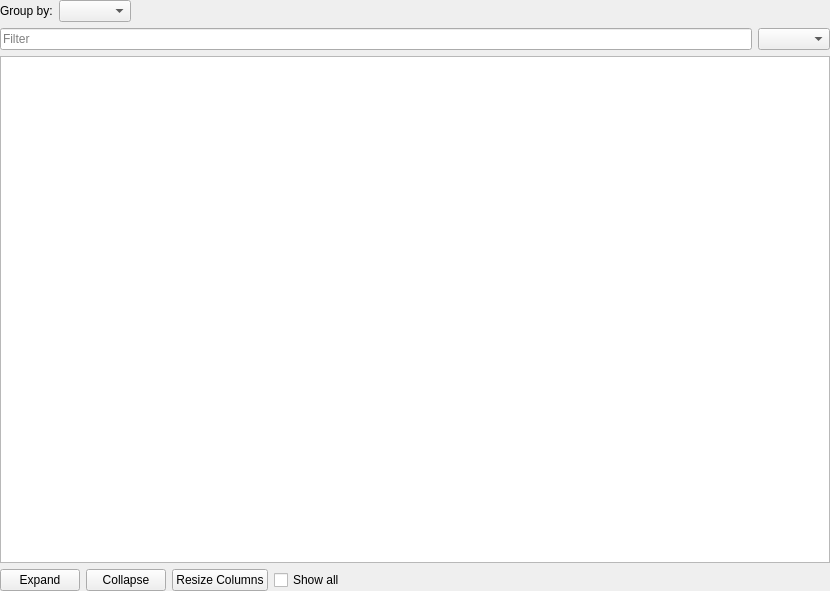
<?xml version="1.0" encoding="UTF-8"?>
<ui version="4.0">
 <class>EcalmonTreeWidget</class>
 <widget class="QWidget" name="EcalmonTreeWidget">
  <property name="geometry">
   <rect>
    <x>0</x>
    <y>0</y>
    <width>830</width>
    <height>591</height>
   </rect>
  </property>
  <property name="windowTitle">
   <string>GroupWidget</string>
  </property>
  <layout class="QVBoxLayout" name="verticalLayout">
   <property name="leftMargin">
    <number>0</number>
   </property>
   <property name="topMargin">
    <number>0</number>
   </property>
   <property name="rightMargin">
    <number>0</number>
   </property>
   <property name="bottomMargin">
    <number>0</number>
   </property>
   <item>
    <layout class="QHBoxLayout" name="group_by_layout">
     <item>
      <widget class="QLabel" name="group_by_label">
       <property name="minimumSize">
        <size>
         <width>20</width>
         <height>0</height>
        </size>
       </property>
       <property name="text">
        <string>Group by:</string>
       </property>
      </widget>
     </item>
     <item>
      <widget class="QComboBox" name="group_by_combobox">
       <property name="minimumSize">
        <size>
         <width>40</width>
         <height>0</height>
        </size>
       </property>
      </widget>
     </item>
     <item>
      <spacer name="group_by_spacer">
       <property name="orientation">
        <enum>Qt::Horizontal</enum>
       </property>
       <property name="sizeHint" stdset="0">
        <size>
         <width>0</width>
         <height>0</height>
        </size>
       </property>
      </spacer>
     </item>
    </layout>
   </item>
   <item>
    <layout class="QHBoxLayout" name="filter_layout">
     <item>
      <widget class="QFilterLineEdit" name="filter_lineedit">
       <property name="minimumSize">
        <size>
         <width>20</width>
         <height>0</height>
        </size>
       </property>
       <property name="placeholderText">
        <string>Filter</string>
       </property>
      </widget>
     </item>
     <item>
      <widget class="QComboBox" name="filter_combobox">
       <property name="minimumSize">
        <size>
         <width>40</width>
         <height>0</height>
        </size>
       </property>
      </widget>
     </item>
    </layout>
   </item>
   <item>
    <widget class="QAdvancedTreeView" name="tree_view">
     <property name="minimumSize">
      <size>
       <width>40</width>
       <height>0</height>
      </size>
     </property>
     <property name="editTriggers">
      <set>QAbstractItemView::NoEditTriggers</set>
     </property>
     <property name="alternatingRowColors">
      <bool>true</bool>
     </property>
     <property name="selectionMode">
      <enum>QAbstractItemView::SingleSelection</enum>
     </property>
     <property name="verticalScrollMode">
      <enum>QAbstractItemView::ScrollPerPixel</enum>
     </property>
     <property name="rootIsDecorated">
      <bool>true</bool>
     </property>
     <property name="uniformRowHeights">
      <bool>true</bool>
     </property>
     <property name="sortingEnabled">
      <bool>true</bool>
     </property>
     <attribute name="headerStretchLastSection">
      <bool>false</bool>
     </attribute>
    </widget>
   </item>
   <item>
    <layout class="QHBoxLayout" name="button_layout">
     <item>
      <widget class="QPushButton" name="expand_button">
       <property name="minimumSize">
        <size>
         <width>20</width>
         <height>0</height>
        </size>
       </property>
       <property name="text">
        <string>Expand</string>
       </property>
       <property name="icon">
        <iconset resource="../../../../../iconset/ecalicons.qrc">
         <normaloff>:/ecalicons/EXPAND</normaloff>:/ecalicons/EXPAND</iconset>
       </property>
      </widget>
     </item>
     <item>
      <widget class="QPushButton" name="collapse_button">
       <property name="minimumSize">
        <size>
         <width>20</width>
         <height>0</height>
        </size>
       </property>
       <property name="text">
        <string>Collapse</string>
       </property>
       <property name="icon">
        <iconset resource="../../../../../iconset/ecalicons.qrc">
         <normaloff>:/ecalicons/COLLAPSE</normaloff>:/ecalicons/COLLAPSE</iconset>
       </property>
      </widget>
     </item>
     <item>
      <widget class="QPushButton" name="autosize_button">
       <property name="minimumSize">
        <size>
         <width>20</width>
         <height>0</height>
        </size>
       </property>
       <property name="text">
        <string>Resize Columns</string>
       </property>
       <property name="icon">
        <iconset resource="../../../../../iconset/ecalicons.qrc">
         <normaloff>:/ecalicons/TABLE_WIDTH</normaloff>:/ecalicons/TABLE_WIDTH</iconset>
       </property>
      </widget>
     </item>
     <item>
      <widget class="QCheckBox" name="show_all_checkbox">
       <property name="minimumSize">
        <size>
         <width>40</width>
         <height>0</height>
        </size>
       </property>
       <property name="text">
        <string>Show all</string>
       </property>
      </widget>
     </item>
     <item>
      <spacer name="horizontalSpacer">
       <property name="orientation">
        <enum>Qt::Horizontal</enum>
       </property>
       <property name="sizeHint" stdset="0">
        <size>
         <width>0</width>
         <height>0</height>
        </size>
       </property>
      </spacer>
     </item>
    </layout>
   </item>
  </layout>
 </widget>
 <customwidgets>
  <customwidget>
   <class>QAdvancedTreeView</class>
   <extends>QTreeView</extends>
   <header>CustomQt/QAdvancedTreeView.h</header>
  </customwidget>
  <customwidget>
   <class>QFilterLineEdit</class>
   <extends>QLineEdit</extends>
   <header>CustomQt/QFilterLineEdit.h</header>
  </customwidget>
 </customwidgets>
 <resources>
  <include location="../../../../../iconset/ecalicons.qrc"/>
 </resources>
 <connections/>
</ui>
